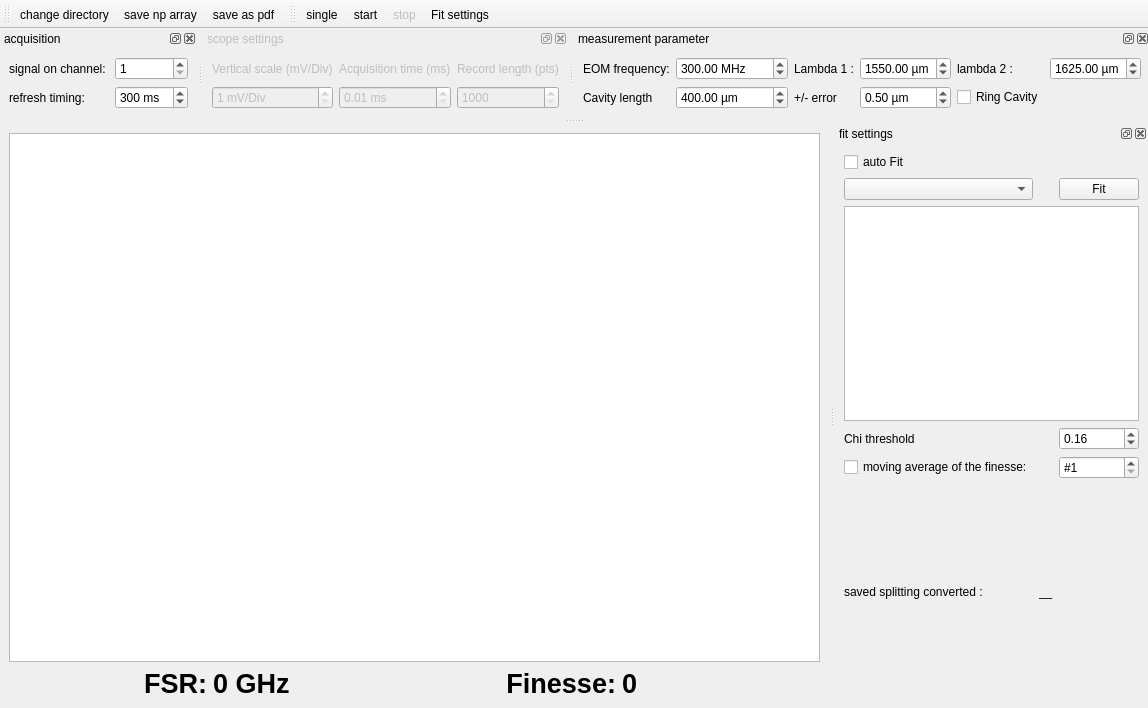
<?xml version="1.0" encoding="UTF-8"?>
<ui version="4.0">
 <class>FinesseMeasurement</class>
 <widget class="QMainWindow" name="FinesseMeasurement">
  <property name="geometry">
   <rect>
    <x>0</x>
    <y>0</y>
    <width>1148</width>
    <height>708</height>
   </rect>
  </property>
  <property name="minimumSize">
   <size>
    <width>40</width>
    <height>0</height>
   </size>
  </property>
  <property name="windowTitle">
   <string>viewcav Finesse Measurement</string>
  </property>
  <property name="layoutDirection">
   <enum>Qt::LeftToRight</enum>
  </property>
  <widget class="QWidget" name="centralwidget">
   <layout class="QGridLayout" name="gridLayout">
    <item row="0" column="0">
     <widget class="PlotWidget" name="trace_PlotWidget"/>
    </item>
    <item row="2" column="0">
     <layout class="QGridLayout" name="gridLayout_3">
      <item row="0" column="1">
       <widget class="QLabel" name="FSRValue_Label">
        <property name="font">
         <font>
          <pointsize>20</pointsize>
          <weight>75</weight>
          <bold>true</bold>
         </font>
        </property>
        <property name="text">
         <string>0 GHz</string>
        </property>
       </widget>
      </item>
      <item row="0" column="0">
       <widget class="QLabel" name="FSR_Label">
        <property name="font">
         <font>
          <pointsize>20</pointsize>
          <weight>75</weight>
          <bold>true</bold>
         </font>
        </property>
        <property name="text">
         <string>FSR:</string>
        </property>
        <property name="alignment">
         <set>Qt::AlignRight|Qt::AlignTrailing|Qt::AlignVCenter</set>
        </property>
       </widget>
      </item>
      <item row="0" column="2">
       <widget class="QLabel" name="Finesse_Label">
        <property name="font">
         <font>
          <pointsize>20</pointsize>
          <weight>75</weight>
          <bold>true</bold>
         </font>
        </property>
        <property name="text">
         <string>Finesse:</string>
        </property>
        <property name="alignment">
         <set>Qt::AlignRight|Qt::AlignTrailing|Qt::AlignVCenter</set>
        </property>
       </widget>
      </item>
      <item row="0" column="3">
       <widget class="QLabel" name="FinesseValue_Label">
        <property name="font">
         <font>
          <pointsize>20</pointsize>
          <weight>75</weight>
          <bold>true</bold>
         </font>
        </property>
        <property name="text">
         <string>0</string>
        </property>
       </widget>
      </item>
     </layout>
    </item>
   </layout>
  </widget>
  <widget class="QToolBar" name="analysis_ToolBar">
   <property name="windowTitle">
    <string>SaveOpenToolbar</string>
   </property>
   <property name="layoutDirection">
    <enum>Qt::LeftToRight</enum>
   </property>
   <property name="iconSize">
    <size>
     <width>30</width>
     <height>24</height>
    </size>
   </property>
   <property name="toolButtonStyle">
    <enum>Qt::ToolButtonTextUnderIcon</enum>
   </property>
   <attribute name="toolBarArea">
    <enum>TopToolBarArea</enum>
   </attribute>
   <attribute name="toolBarBreak">
    <bool>false</bool>
   </attribute>
   <addaction name="action_open"/>
   <addaction name="action_save"/>
   <addaction name="action_save_as_pdf"/>
  </widget>
  <widget class="QToolBar" name="control_ToolBar">
   <property name="windowTitle">
    <string>Fits Control Bar</string>
   </property>
   <property name="iconSize">
    <size>
     <width>30</width>
     <height>24</height>
    </size>
   </property>
   <property name="toolButtonStyle">
    <enum>Qt::ToolButtonTextUnderIcon</enum>
   </property>
   <attribute name="toolBarArea">
    <enum>TopToolBarArea</enum>
   </attribute>
   <attribute name="toolBarBreak">
    <bool>false</bool>
   </attribute>
   <addaction name="action_single"/>
   <addaction name="action_runcontinous"/>
   <addaction name="action_stop"/>
   <addaction name="actionFit_settings"/>
  </widget>
  <widget class="QDockWidget" name="acquisition_DockWidget">
   <property name="windowTitle">
    <string>acquisition</string>
   </property>
   <attribute name="dockWidgetArea">
    <number>4</number>
   </attribute>
   <widget class="QWidget" name="dockWidgetContents_10">
    <layout class="QGridLayout" name="gridLayout_4">
     <item row="0" column="0">
      <widget class="QLabel" name="label_9">
       <property name="text">
        <string>signal on channel: </string>
       </property>
      </widget>
     </item>
     <item row="0" column="1">
      <widget class="QSpinBox" name="channel_spinBox">
       <property name="minimum">
        <number>1</number>
       </property>
       <property name="maximum">
        <number>4</number>
       </property>
       <property name="value">
        <number>1</number>
       </property>
      </widget>
     </item>
     <item row="1" column="0">
      <widget class="QLabel" name="label_10">
       <property name="text">
        <string>refresh timing:</string>
       </property>
      </widget>
     </item>
     <item row="1" column="1">
      <widget class="QSpinBox" name="refresh_spinBox">
       <property name="suffix">
        <string> ms</string>
       </property>
       <property name="maximum">
        <number>5000</number>
       </property>
       <property name="value">
        <number>300</number>
       </property>
      </widget>
     </item>
    </layout>
   </widget>
  </widget>
  <widget class="QDockWidget" name="scope_DockWidget">
   <property name="enabled">
    <bool>false</bool>
   </property>
   <property name="windowTitle">
    <string>scope settings</string>
   </property>
   <attribute name="dockWidgetArea">
    <number>4</number>
   </attribute>
   <widget class="QWidget" name="dockWidgetContents_11">
    <layout class="QGridLayout" name="gridLayout_2">
     <item row="0" column="1">
      <widget class="QLabel" name="label_2">
       <property name="text">
        <string>Acquisition time (ms)</string>
       </property>
      </widget>
     </item>
     <item row="0" column="0">
      <widget class="QLabel" name="label_4">
       <property name="text">
        <string>Vertical scale (mV/Div)</string>
       </property>
      </widget>
     </item>
     <item row="1" column="0">
      <widget class="ScienDSpinBox" name="doubleSpinBoxVS">
       <property name="suffix">
        <string> mV/Div</string>
       </property>
       <property name="decimals">
        <number>0</number>
       </property>
       <property name="minimum">
        <double>1.000000000000000</double>
       </property>
       <property name="maximum">
        <double>200.000000000000000</double>
       </property>
      </widget>
     </item>
     <item row="0" column="2">
      <widget class="QLabel" name="label_3">
       <property name="text">
        <string>Record length (pts)</string>
       </property>
      </widget>
     </item>
     <item row="1" column="2">
      <widget class="ScienDSpinBox" name="doubleSpinBoxRL">
       <property name="decimals">
        <number>0</number>
       </property>
       <property name="minimum">
        <double>1000.000000000000000</double>
       </property>
       <property name="maximum">
        <double>100000.000000000000000</double>
       </property>
       <property name="singleStep">
        <double>1000.000000000000000</double>
       </property>
      </widget>
     </item>
     <item row="1" column="1">
      <widget class="QDoubleSpinBox" name="doubleSpinBoxAQT">
       <property name="suffix">
        <string> ms</string>
       </property>
       <property name="decimals">
        <number>2</number>
       </property>
       <property name="minimum">
        <double>0.010000000000000</double>
       </property>
       <property name="maximum">
        <double>200.000000000000000</double>
       </property>
       <property name="singleStep">
        <double>0.100000000000000</double>
       </property>
      </widget>
     </item>
    </layout>
   </widget>
  </widget>
  <widget class="QDockWidget" name="FinesseFit_DockWidget">
   <property name="windowTitle">
    <string>fit settings</string>
   </property>
   <attribute name="dockWidgetArea">
    <number>2</number>
   </attribute>
   <widget class="QWidget" name="dockWidgetContents_12">
    <layout class="QGridLayout" name="gridLayout_5">
     <item row="1" column="2">
      <widget class="QLabel" name="ready_label">
       <property name="text">
        <string/>
       </property>
       <property name="alignment">
        <set>Qt::AlignRight|Qt::AlignTrailing|Qt::AlignVCenter</set>
       </property>
      </widget>
     </item>
     <item row="1" column="0">
      <widget class="QCheckBox" name="checkBox_Fit">
       <property name="text">
        <string>auto Fit</string>
       </property>
      </widget>
     </item>
     <item row="3" column="0">
      <widget class="FitSettingsComboBox" name="fit_methods_ComboBox">
       <property name="minimumSize">
        <size>
         <width>150</width>
         <height>0</height>
        </size>
       </property>
      </widget>
     </item>
     <item row="3" column="2">
      <widget class="QPushButton" name="do_fit_PushButton">
       <property name="minimumSize">
        <size>
         <width>20</width>
         <height>0</height>
        </size>
       </property>
       <property name="text">
        <string>Fit</string>
       </property>
      </widget>
     </item>
     <item row="4" column="0" colspan="3">
      <widget class="QTextBrowser" name="fit_results_DisplayWidget">
       <property name="sizePolicy">
        <sizepolicy hsizetype="Preferred" vsizetype="Preferred">
         <horstretch>0</horstretch>
         <verstretch>0</verstretch>
        </sizepolicy>
       </property>
      </widget>
     </item>
     <item row="6" column="2">
      <widget class="QSpinBox" name="spinBox_numAverage">
       <property name="suffix">
        <string/>
       </property>
       <property name="prefix">
        <string>#</string>
       </property>
       <property name="minimum">
        <number>1</number>
       </property>
      </widget>
     </item>
     <item row="7" column="0">
      <widget class="QLabel" name="saved_step1">
       <property name="text">
        <string>saved splitting converted : </string>
       </property>
      </widget>
      </item> 
     <item row="7" column="1">
      <widget class="QLabel" name="saved_step1_value">
       <property name="text">
        <string>__</string>
       </property>
      </widget>
      </item> 
      <item row="6" column="0">
      <widget class="QCheckBox" name="checkBox_average">
       <property name="enabled">
        <bool>true</bool>
       </property>
       <property name="text">
        <string>moving average of the finesse:</string>
       </property>
      </widget>
     </item>
     <item row="5" column="2">
      <widget class="QDoubleSpinBox" name="doubleSpinBox_chi">
       <property name="value">
        <double>0.160000000000000</double>
       </property>
      </widget>
     </item>
     <item row="5" column="0">
      <widget class="QLabel" name="label_5">
       <property name="text">
        <string>Chi threshold</string>
       </property>
      </widget>
     </item>
    </layout>
   </widget>
  </widget>
  <widget class="QDockWidget" name="measurement_DockWidget">
   <property name="windowTitle">
    <string>measurement parameter</string>
   </property>
   <attribute name="dockWidgetArea">
    <number>4</number>
   </attribute>
   <widget class="QWidget" name="dockWidgetContents_13">
    <layout class="QGridLayout" name="gridLayout_6">
     <item row="1" column="2">
      <widget class="QLabel" name="label_13">
       <property name="text">
        <string>+/- error</string>
       </property>
      </widget>
     </item>
     <item row="0" column="0">
      <widget class="QLabel" name="label">
       <property name="text">
        <string>EOM frequency:</string>
       </property>
      </widget>
     </item>
     <item row="0" column="1">
      <widget class="QDoubleSpinBox" name="doubleSpinBox_EOM">
       <property name="suffix">
        <string> MHz</string>
       </property>
       <property name="maximum">
        <double>100000.000000000000000</double>
       </property>
       <property name="singleStep">
        <double>100.000000000000000</double>
       </property>
       <property name="value">
        <double>300.000000000000000</double>
       </property>
      </widget>
     </item>
     <item row="0" column="2">
      <widget class="QLabel" name="step2_lambda_1">
       <property name="text">
        <string>Lambda 1 :</string>
       </property>
      </widget>
     </item>
     <item row="0" column="3">
      <widget class="QDoubleSpinBox" name="step2_lambda_1_spinBox">
       <property name="suffix">
        <string> µm</string>
       </property>
       <property name="maximum">
        <double>2673</double>
       </property>
       <property name="singleStep">
        <double>21.09</double>
       </property>
       <property name="value">
        <double>1550</double>
       </property>
      </widget>
     </item>
     <item row="0" column="4">
      <widget class="QLabel" name="step2_lambda_2">
       <property name="text">
        <string>lambda 2 : </string>
       </property>
      </widget>
     </item>
     <item row="0" column="5">
      <widget class="QDoubleSpinBox" name="step2_lambda_2_spinBox">
       <property name="suffix">
        <string> µm</string>
       </property>
       <property name="maximum">
        <double>2673</double>
       </property>
       <property name="singleStep">
        <double>21.09</double>
       </property>
       <property name="value">
        <double>1625</double>
       </property>
      </widget>
     </item>
     <item row="1" column="4">
      <widget class="QCheckBox" name="checkBox_isRingCavity">
       <property name="text">
        <string>Ring Cavity</string>
       </property>
      </widget>
     </item>
     <item row="1" column="0">
      <widget class="QLabel" name="label_12">
       <property name="text">
        <string>Cavity length</string>
       </property>
      </widget>
     </item>
     <item row="1" column="1">
      <widget class="QDoubleSpinBox" name="doubleSpinBox_Length">
       <property name="suffix">
        <string> µm</string>
       </property>
       <property name="decimals">
        <number>2</number>
       </property>
       <property name="minimum">
        <double>1.000000000000000</double>
       </property>
       <property name="maximum">
        <double>2000.000000000000000</double>
       </property>
       <property name="singleStep">
        <double>1.0000000000000</double>
       </property>
       <property name="value">
        <double>400.000000000000000</double>
       </property>
      </widget>
     </item>
     <item row="1" column="3">
      <widget class="QDoubleSpinBox" name="doubleSpinBox_ELength">
       <property name="suffix">
        <string> µm</string>
       </property>
       <property name="decimals">
        <number>2</number>
       </property>
       <property name="minimum">
        <double>0.010000000000000</double>
       </property>
       <property name="singleStep">
        <double>0.010000000000000</double>
       </property>
       <property name="value">
        <double>0.500000000000000</double>
       </property>
      </widget>
     </item>
    </layout>
   </widget>
  </widget>
  <action name="action_single">
   <property name="checked">
    <bool>false</bool>
   </property>
   <property name="enabled">
    <bool>true</bool>
   </property>
   <property name="icon">
    <iconset>
     <normaloff>artwork/icons/single.png</normaloff>artwork/icons/single.png</iconset>
   </property>
   <property name="text">
    <string>single</string>
   </property>
   <property name="toolTip">
    <string>single</string>
   </property>
   <property name="autoRepeat">
    <bool>true</bool>
   </property>
   <property name="visible">
    <bool>true</bool>
   </property>
   <property name="shortcutVisibleInContextMenu">
    <bool>true</bool>
   </property>
  </action>
  <action name="action_save">
   <property name="icon">
    <iconset>
     <normaloff>artwork/icons/document-save.svg</normaloff>artwork/icons/document-save.svg</iconset>
   </property>
   <property name="text">
    <string>save np array</string>
   </property>
  </action>
  <action name="actionClose">
   <property name="icon">
    <iconset>
     <normaloff>artwork/icons/application-exit.svg</normaloff>artwork/icons/application-exit.svg</iconset>
   </property>
   <property name="text">
    <string>Close</string>
   </property>
  </action>
  <action name="action_runcontinous">
   <property name="checkable">
    <bool>false</bool>
   </property>
   <property name="checked">
    <bool>false</bool>
   </property>
   <property name="enabled">
    <bool>true</bool>
   </property>
   <property name="icon">
    <iconset>
     <normaloff>artwork/icons/start-counter.svg</normaloff>
     <activeon>artwork/icons/stop-counter.svg</activeon>artwork/icons/start-counter.svg</iconset>
   </property>
   <property name="text">
    <string>start</string>
   </property>
   <property name="toolTip">
    <string>continous</string>
   </property>
   <property name="autoRepeat">
    <bool>true</bool>
   </property>
   <property name="visible">
    <bool>true</bool>
   </property>
   <property name="shortcutVisibleInContextMenu">
    <bool>true</bool>
   </property>
  </action>
  <action name="action_open">
   <property name="icon">
    <iconset>
     <normaloff>artwork/icons/document-open.svgz</normaloff>artwork/icons/document-open.svgz</iconset>
   </property>
   <property name="text">
    <string>change directory</string>
   </property>
   <property name="shortcutVisibleInContextMenu">
    <bool>true</bool>
   </property>
  </action>
  <action name="action_stop">
   <property name="enabled">
    <bool>false</bool>
   </property>
   <property name="icon">
    <iconset>
     <normaloff>artwork/icons/stop-counter.svg</normaloff>artwork/icons/stop-counter.svg</iconset>
   </property>
   <property name="text">
    <string>stop</string>
   </property>
   <property name="toolTip">
    <string>stop</string>
   </property>
  </action>
  <action name="action_save_as_pdf">
   <property name="icon">
    <iconset>
     <normaloff>artwork/icons/pdf.png</normaloff>artwork/icons/pdf.png</iconset>
   </property>
   <property name="text">
    <string>save as pdf</string>
   </property>
  </action>
  <action name="actionFit_settings">
   <property name="icon">
    <iconset>
     <normaloff>artwork/icons/configure.svg</normaloff>artwork/icons/configure.svg</iconset>
   </property>
   <property name="text">
    <string>&amp;Fit settings</string>
   </property>
   <property name="toolTip">
    <string>fit settings</string>
   </property>
  </action>
 </widget>
 <customwidgets>
  <customwidget>
   <class>PlotWidget</class>
   <extends>QGraphicsView</extends>
   <header>pyqtgraph</header>
  </customwidget>
  <customwidget>
   <class>FitSettingsComboBox</class>
   <extends>QComboBox</extends>
   <header>qudi.gui.finesse_measurement.fitsettings</header>
  </customwidget>
  <customwidget>
   <class>ScienDSpinBox</class>
   <extends>QDoubleSpinBox</extends>
   <header>qudi.util.widgets.scientific_spinbox</header>
  </customwidget>
 </customwidgets>
 <resources/>
 <connections>
  <connection>
   <sender>actionClose</sender>
   <signal>triggered()</signal>
   <receiver>FinesseMeasurement</receiver>
   <slot>close()</slot>
   <hints>
    <hint type="sourcelabel">
     <x>-1</x>
     <y>-1</y>
    </hint>
    <hint type="destinationlabel">
     <x>504</x>
     <y>541</y>
    </hint>
   </hints>
  </connection>
 </connections>
</ui>
